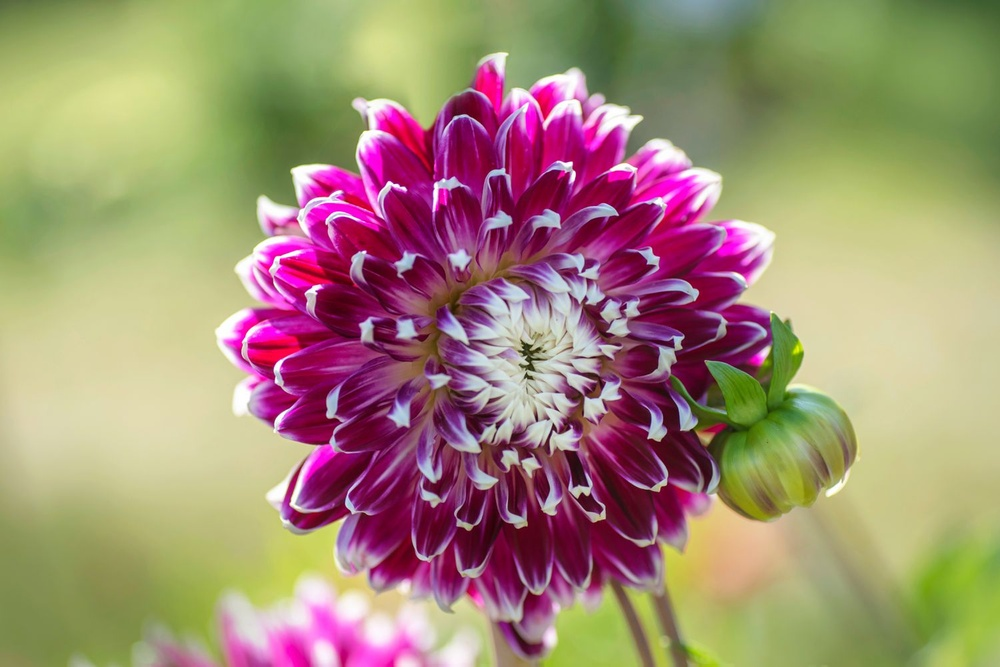
#> input picture 7thSemLab/DIP/images/flower.jpg, 1000 x 667 px, shrunk from 1500 x 1001 before the run
$ jupyter execute Question2.ipynb
#> lines starting #> are read from the running program, lines starting #| are printed output that depends on the picture
[cell 1]
from PIL import Image

[cell 2]
path = "./images/flower.jpg"
img = Image.open(path)
#> img is the input picture: PIL image 1000x667 RGB; mean R, G, B 162.4, 140, 116.9
display("Image", img)

img_rotate = img.rotate(90)
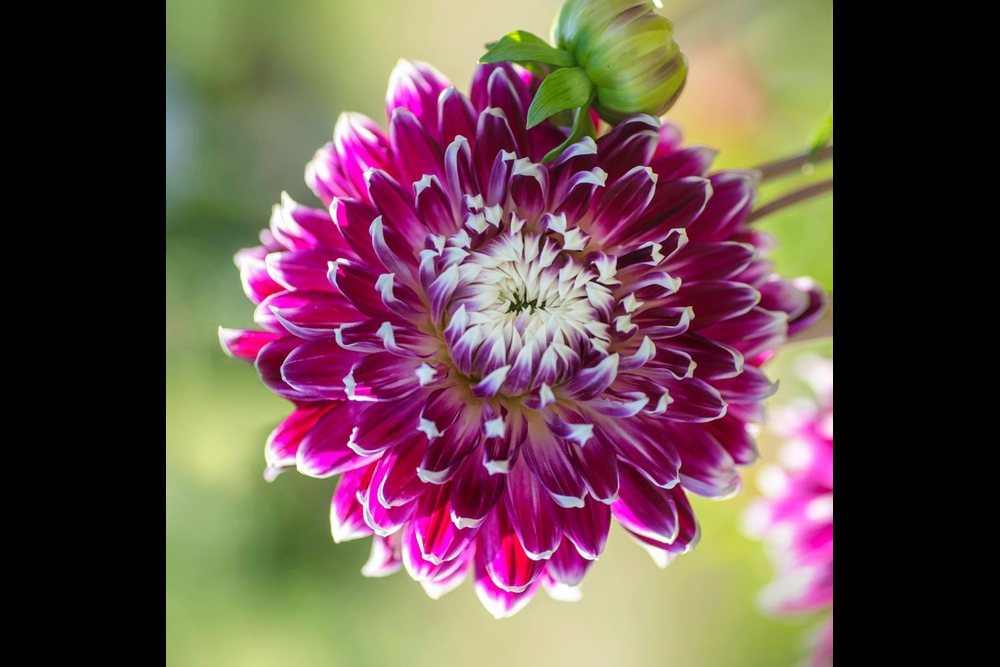
#> img_rotate: PIL image 1000x667 RGB; mean R, G, B 104.6, 79.3, 77
display("Rotate 90", img_rotate)


$ run again, with 7thSemLab/DIP/images/penguin.jpeg copied over 7thSemLab/DIP/images/flower.jpg
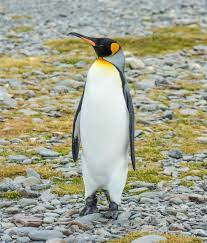
#> input picture 7thSemLab/DIP/images/penguin.jpeg, 207 x 243 px
#> img is the input picture: PIL image 207x243 RGB; mean R, G, B 162.1, 163.5, 141.2
#> `img_rotate = img.rotate(90)`:
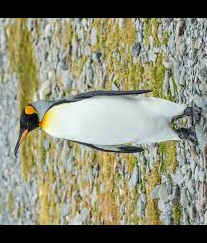
#> img_rotate: PIL image 207x243 RGB; mean R, G, B 138.9, 139.3, 117.9
